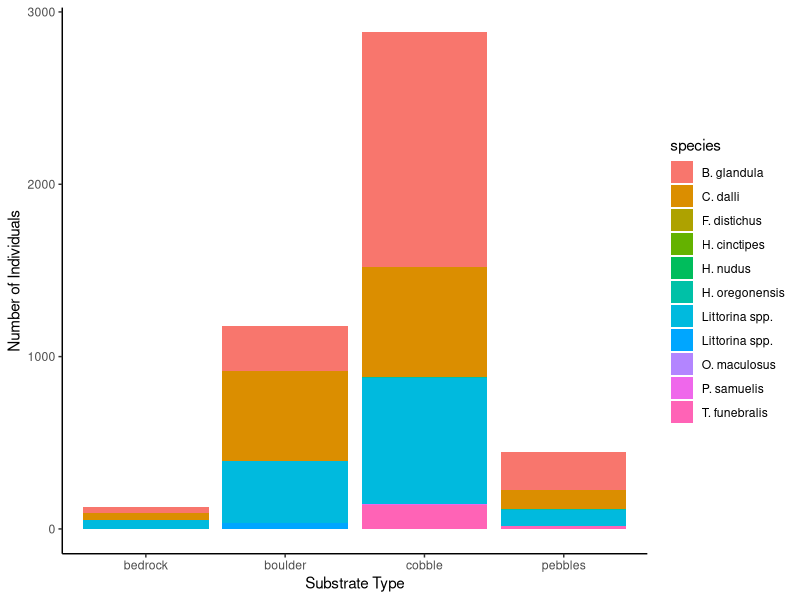

Generate this figure with R: (Note: this script raises an error after producing the figure.)
## ---- chunk 1
library(tidyverse)
library(ggplot2)

## ---- chunk 2
biod1 <- read.csv("biodiversity.csv")

ww <- aggregate(list(biod1$n), by = list(biod1$species, biod1$abiotic_hab), sum)
colnames(ww) <- c("species", "habitat", "number")
library(viridis)
wwgraph <- ggplot(data= ww, aes(fill= species, y = number, x = habitat)) +
                    geom_bar(position="stack", stat="identity")+
   theme_classic() + labs(x = "Substrate Type", y = "Number of Individuals")
wwgraph   
## ---- chunk 3
species_data <- read.csv("biodiversity.csv")
percent_cover <- read.csv("percent_cover.csv")

# filter species datat
quadratSW_data <- species_data %>%
  drop_na(species) %>%
  group_by(vertical_transect, quadrat, abiotic_hab, species) %>%
  summarize(total_species = sum(n)) 

substrate_bio <- species_data %>%
  drop_na(species) %>%
  group_by(abiotic_hab, species) %>%
  summarize(n_occurences = sum(n)) 

swfunction = function(data, transect, quadrat, abiotic_hab){

  data_temp = data[which(data$vertical_transect == transect),]
  data_temp = data_temp[which(data_temp$quadrat == quadrat),]
  temp_data = data_temp[which(data_temp$abiotic_hab == abiotic_hab),]

  sum = sum(temp_data$total_species)
  p_ln_vec = c()
  for(i in 1:nrow(temp_data)){
      #it doesn't matter but it works
    p = data.frame((temp_data[i, "total_species"][1]))[1,1]/sum
    ln_p = log(p)
    p_ln_p = p*ln_p
    p_ln_vec = c(p_ln_vec, p_ln_p)
  }
  H = sum(p_ln_vec)*-1
  return(H)
}

# we have our function
# now we need to use it to fill up a dataframe
H_df = data.frame(transect = integer(), 
                  quadrat = integer(), 
                  abiotic_hab = character(),
                  H = double())

for(transect_set in unique(quadratSW_data$vertical_transect)) {
  for(quadrat_set in unique(quadratSW_data$quadrat)) {
    
    # set temp data 
    subset_df = quadratSW_data %>% 
      filter(quadrat == quadrat_set) %>% 
      filter(vertical_transect == transect_set)
    
    for(abiotic_hab_set in unique(subset_df$abiotic_hab)) {
        H = swfunction(data, transect_set, quadrat_set, abiotic_hab_set)
        temp_df = data.frame(transect_set, quadrat_set, abiotic_hab_set, H)
        H_df = rbind(H_df, temp_df)
    }
  }
}

## ---- chunk 4


H_bedrock = swfunction(substrate_bio, "bedrock")
H_pebbles = swfunction(substrate_bio, "pebbles")
H_boulder = swfunction(substrate_bio, "boulder")
H_cobble = swfunction(substrate_bio, "cobble")

#put these values in a table - can't do stats cause its only values per substrate type

#H_bedrock = 1.080693
#H_pebbles = 0.728715
#H_cobble =  1.210030
#H_boulder = 1.056021



## ---- chunk 5
bedrockfree_H_df <- H_df %>% 
  filter(abiotic_hab_set != "bedrock")

weiner_anova <- aov(H~abiotic_hab_set, data = bedrockfree_H_df)
summary(weiner_anova)

#p-value is not significant :(
## ---- chunk 6
library(ggplot2)
library(viridis)

my_cols = c("boulder" = "blue1", "cobble" = "red", "pebbles" = "yellow")

weiner_quadrat_boxplot <- ggplot(bedrockfree_H_df, aes(x = abiotic_hab_set, y = H, fill = abiotic_hab_set )) +
  geom_boxplot(alpha = 0.4) +
  theme_classic() +
  scale_color_manual(values = my_cols) +
  scale_fill_manual(values = my_cols) +
  labs(x = "Substrate Type", y = "Shannon-Wiener Index")
weiner_quadrat_boxplot

  
## ---- chunk 7

library(tidyverse)
library(ggplot2)

data <- species_data
# cleaning the data
clean_data <- data %>%
  select(abiotic_hab, species, n) %>%
  group_by(abiotic_hab)

summary(clean_data)

# Cole's code for species richness per quadrat
quad_richness <- data %>%
  drop_na(n) %>%
  group_by(vertical_transect,quadrat) %>%
  summarize(n_spp = n())

# finding species richness for each abiotic habitat type
boulder_richness <- clean_data %>%
  filter(abiotic_hab == "boulder") %>%
  distinct()

bedrock_richness <- clean_data %>%
  filter(abiotic_hab == "bedrock") %>%
  distinct()

cobble_richness <- clean_data %>%
  filter(abiotic_hab == "cobble") %>%
  distinct()

pebbles_richness <- clean_data %>%
  filter(abiotic_hab == "pebbles") %>%
  distinct()

sand_richness <- clean_data %>%
  filter(abiotic_hab == "sand") %>%
  distinct()

# total n of each species for each substrate type 
boulder_data <- clean_data %>%
  filter(abiotic_hab == "boulder")

aggboulder<- aggregate(list(boulder_data$n), by = list(boulder_data$species), sum)

bedrock_data <- clean_data %>%
  filter(abiotic_hab == "bedrock")

aggbedrock <- aggregate(list(bedrock_data$n), by = list(bedrock_data$species), sum)

cobble_data <- clean_data %>%
  filter(abiotic_hab == "cobble")

aggcobble <- aggregate(list(cobble_data$n), by = list(cobble_data$species), sum)

pebbles_data <- clean_data %>%
  filter(abiotic_hab == "pebbles")

aggpebbles <- aggregate(list(pebbles_data$n), by = list(pebbles_data$species), sum)

sand_data <- clean_data %>%
  filter(abiotic_hab == "sand")

aggsand <- aggregate(list(sand_data$n), by = list(sand_data$species), sum)

ggplot(data, aes(x = abiotic_hab, y = species)) +
  geom_boxplot()

